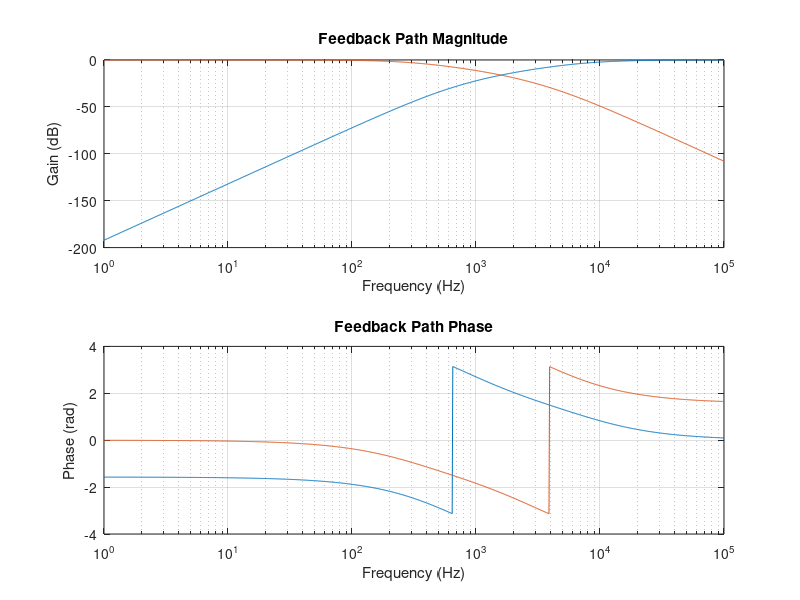

The MATLAB script that drew this image:

f = logspace(0, 5, 1000);
omega = 2*pi*f;

R = 10*10^3;
C = 10*10^-9;

k_hp = 1 ./ (j*omega*R*C);
k_lp = j*omega*R*C;

H_HP = 1 ./ ((k_hp).^3 + 5*(k_hp).^2 + 6*(k_hp) + 1);
H_LP = 1 ./ ((k_lp).^3 + 5*(k_lp).^2 + 6*(k_lp) + 1);

subplot(211);
semilogx(f, 20*log10(H_HP)); hold on
semilogx(f, 20*log10(H_LP));
%legend('High Pass', 'Low Pass');
title('Feedback Path Magnitude');
xlabel('Frequency (Hz)');
ylabel('Gain (dB)');
grid on;

subplot(212);
semilogx(f, angle(H_HP)); hold on
semilogx(f, angle(H_LP));
%legend('High Pass', 'Low Pass');
title('Feedback Path Phase');
xlabel('Frequency (Hz)');
ylabel('Phase (rad)');
grid on;


